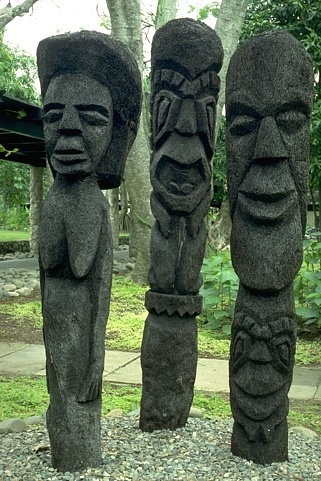
%> input picture data/train/BSDS300/images/test/101085.jpg, 321 x 481 px; its folder holds only this picture in this run
$ octave make_testdata.m   (GNU Octave 9; MATLAB toolbox functions it lacks are replaced by stand-ins)
%> lines starting %> are read from the running program, lines starting %| are printed output that depends on the picture
test_data_path = './data/train/BSDS300/images/test';
type = '*.jpg';
up_scale = 2;
im_cropsize = [56,56];

im_dir = dir(fullfile(test_data_path,type));
im_num = length(im_dir);
test_lr_data = zeros(im_cropsize(1),im_cropsize(2),im_num);
test_hr_data = zeros(im_cropsize(1),im_cropsize(2),im_num);

for ii = 1:im_num
    im = imread(fullfile(test_data_path,im_dir(ii).name));
%> im is the input picture: size 481x321x3 uint8; mean R, G, B 87.8, 102.6, 80.9
    im = double(im)/255.0;
%> im: size 481x321x3 double
    im_ycbcr = rgb2ycbcr(im);
%> im_ycbcr: size 481x321x3 double; mean of channels 1, 2, 3 0.385, 0.473, 0.483
    im = im_ycbcr(:,:,1);
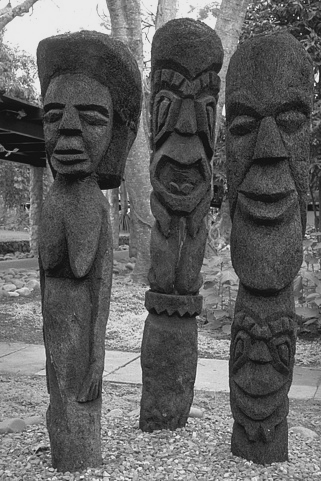
%> im: size 481x321 double; min 0.0627, max 0.922, mean 0.385
    [h,w] = size(im);
%> h = 481; w = 321
    im = im(floor(h/2-im_cropsize(1)/2):floor(h/2-im_cropsize(1)/2)+im_cropsize(1)-1,floor(w/2-im_cropsize(2)/2):floor(w/2-im_cropsize(2)/2)+im_cropsize(2)-1);
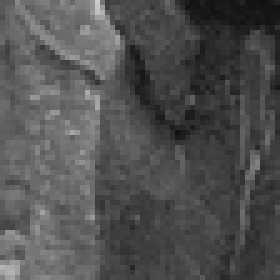
%> im: size 56x56 double (shown 5 times larger); min 0.0667, max 0.803, mean 0.318
    test_hr_data(:,:,ii) = im;
    im = imresize(im,1/up_scale,'bicubic');
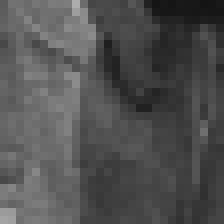
%> im: size 28x28 double (shown 8 times larger); min 0.0816, max 0.681, mean 0.318
    im = imresize(im,im_cropsize,'bicubic');
%> im: size 56x56 double
    test_lr_data(:,:,ii) = im;
end
save('test_lr_data.mat','test_lr_data');
save('test_hr_data.mat','test_hr_data');

$ run again, on data/train/BSDS300/images/test/105025.jpg
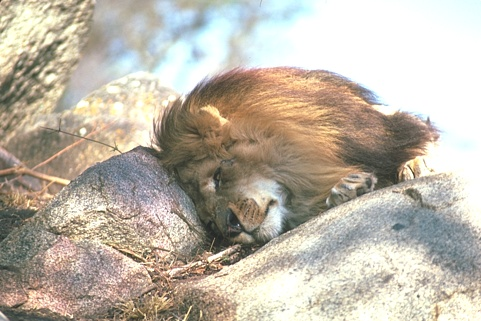
%> input picture data/train/BSDS300/images/test/105025.jpg, 481 x 321 px
%> im is the input picture: size 321x481x3 uint8; mean R, G, B 189.9, 181.7, 168.1
%> im_ycbcr: size 321x481x3 double; mean of channels 1, 2, 3 0.678, 0.474, 0.52
%> `im = im_ycbcr(:,:,1);`:
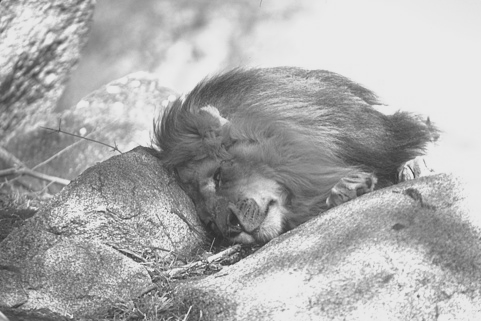
%> im: size 321x481 double; min 0.178, max 0.922, mean 0.678
%> `im = im(floor(h/2-im_cropsize(1)/2):floor(h/2-im_cropsize(1)/2)+im_cro..`:
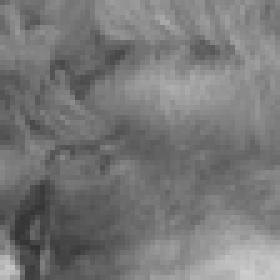
%> im: size 56x56 double (shown 5 times larger); min 0.198, max 0.803, mean 0.471

$ run again, on data/train/BSDS300/images/test/106024.jpg
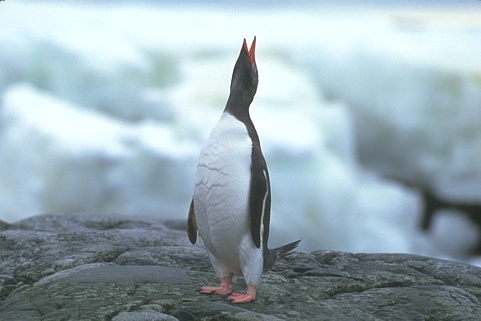
%> input picture data/train/BSDS300/images/test/106024.jpg, 481 x 321 px
%> im is the input picture: size 321x481x3 uint8; mean R, G, B 155.2, 173.7, 181.8
%> im_ycbcr: size 321x481x3 double; mean of channels 1, 2, 3 0.632, 0.527, 0.468
%> `im = im_ycbcr(:,:,1);`:
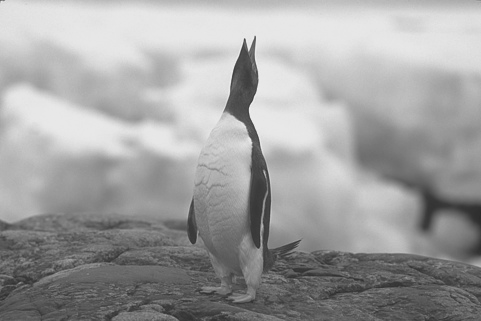
%> im: size 321x481 double; min 0.175, max 0.922, mean 0.632
%> `im = imresize(im,1/up_scale,'bicubic');`:
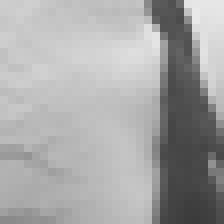
%> im: size 28x28 double (shown 8 times larger); min 0.235, max 0.914, mean 0.654

$ run again, on data/train/BSDS300/images/test/108005.jpg
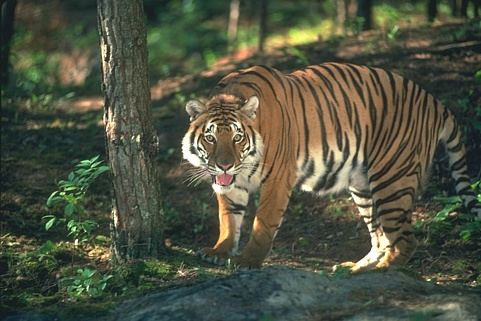
%> input picture data/train/BSDS300/images/test/108005.jpg, 481 x 321 px
%> im is the input picture: size 321x481x3 uint8; mean R, G, B 79.2, 83.5, 65.1
%> im_ycbcr: size 321x481x3 double; mean of channels 1, 2, 3 0.332, 0.473, 0.5
%> `im = im_ycbcr(:,:,1);`:
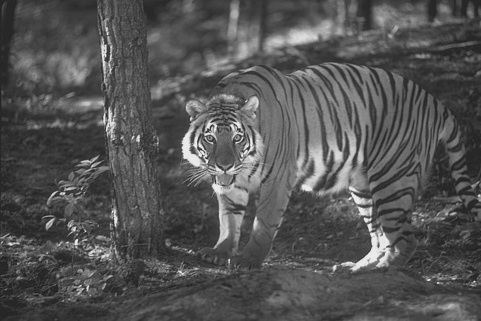
%> im: size 321x481 double; min 0.114, max 0.922, mean 0.332
%> `im = imresize(im,im_cropsize,'bicubic');`:
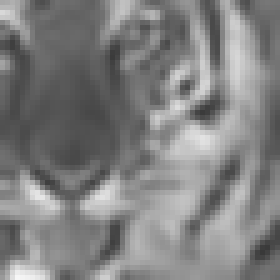
%> im: size 56x56 double (shown 5 times larger); min 0.226, max 0.968, mean 0.507

$ run again, on data/train/BSDS300/images/test/101087.jpg
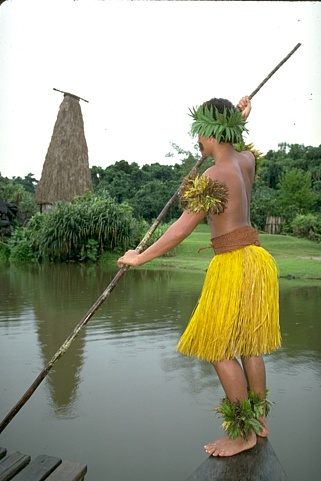
%> input picture data/train/BSDS300/images/test/101087.jpg, 321 x 481 px
%> im is the input picture: size 481x321x3 uint8; mean R, G, B 153, 156.2, 133.6
%> im_ycbcr: size 481x321x3 double; mean of channels 1, 2, 3 0.577, 0.465, 0.503
%> `im = im_ycbcr(:,:,1);`:
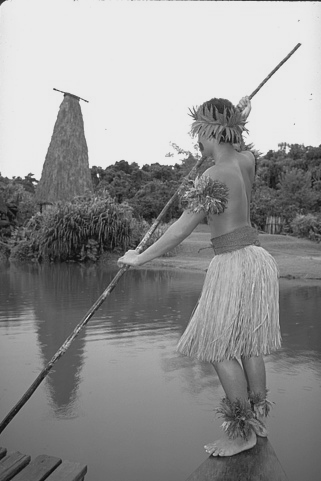
%> im: size 481x321 double; min 0.0638, max 0.922, mean 0.577
%> `im = imresize(im,im_cropsize,'bicubic');`:
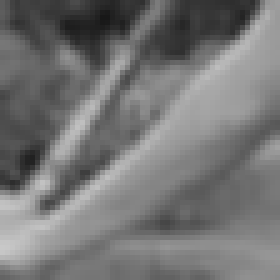
%> im: size 56x56 double (shown 5 times larger); min 0.0959, max 0.788, mean 0.461
